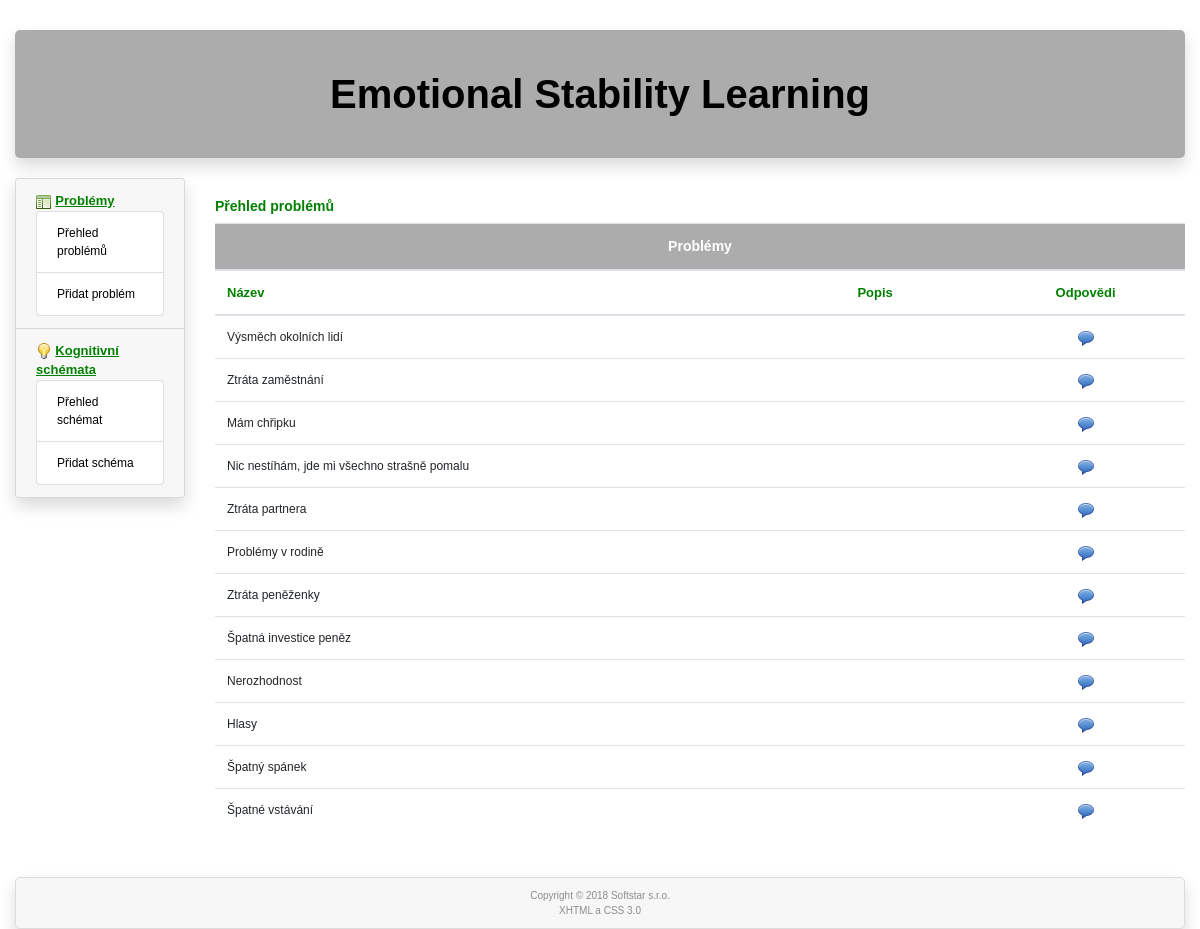
Page /problem-overview on the earlier database version.
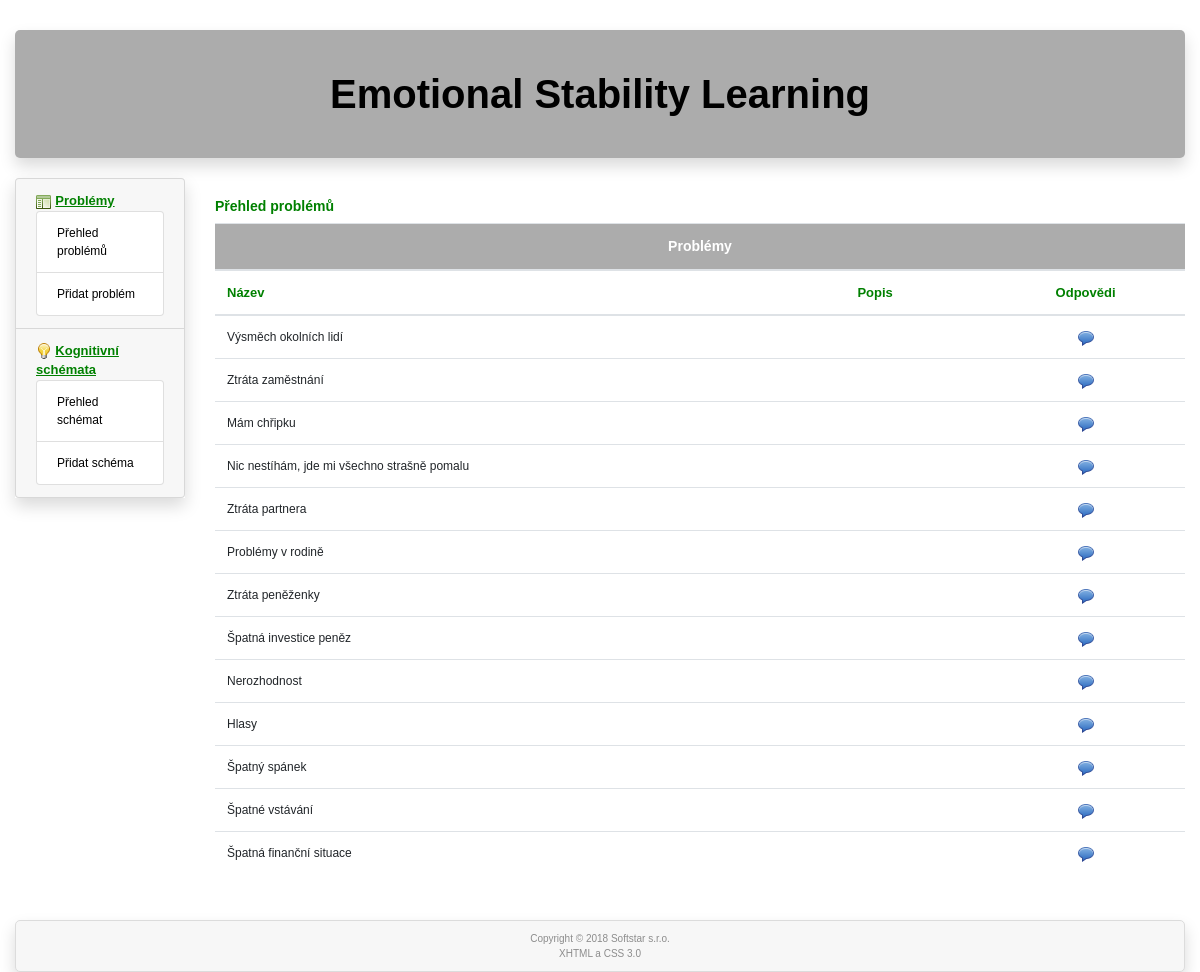
Same page on the later database version.
### tables this page shows
CREATE TABLE `problem` (
  `id` int(11) NOT NULL,
  `name` varchar(60) NOT NULL,
  `description` text,
  `deleted` int(1) NOT NULL DEFAULT '0'
);

### www/administrator/includes/index.php (called while the page is built, shortened)
<?php
  $router = RouterController::getInstance();
  $router->ctrMain(array($_SERVER['REQUEST_URI']));
  $router->showView();
?>

### www/administrator/includes/controllers/ProblemOverviewController.php (called while the page is built)
<?php
class ProblemOverviewController extends Controller
{
  public function ctrMain($parameters)
  {
    $problemModel = new ProblemModel();
    if ($problems = $problemModel->selectAll())
    {
      $this->headr['title'] = "Přehled problémů";
      $this->data = array( 'problems' => $problems );
      $this->view = 'problemOverview';
    }
  }
}
?>

### www/administrator/models/model.php (called while the page is built, shortened)
<?php
  class model
  {
    private $db;
    static private $instance = null;
    static function getInstance()
    {
      if (self::$instance == null)
      {
        self::$instance = new model();
      }
      return self::$instance;
    }
    function __construct()
    {
      $this->db = new cdb();
    }
    function selectAll($table, $order = '')
    {
      $query = "select * from $table where deleted='0'";
      if ($order != '') {
        $query .= " order by $order;";
      }
      else
      {
        $query .= ';';
      }
      if (!$this->db->query($query))
      {
        RouterController::getInstance()->setError($this->db->get_error());
      }
      else
      {
        $i = 0;
        while ($item=$this->db->get_array())
        {
        if (!empty($item))
          {
            $arr[$i] = $item;
            $i++;
          }
        }
      }
      return $arr;
    }
  }
?>

### www/administrator/cfg/sql.php (called while the page is built)
<?php
  $this->server='localhost';
  $this->user='emotions';
  $this->password='3M0710n5@#';
  $this->db_name='emotions';
?>

### www/administrator/models/cdb.php (called while the page is built, shortened)
<?php
class cdb {
  private $data, $querystring, $error, $conn;
  public $server, $user, $password, $db_name;
  function __construct()
  {
    require("./administrator/cfg/sql.php");
    $this->conn = null;
  }
  function connect() {
    $options=array(
      PDO::ATTR_ERRMODE => PDO::ERRMODE_EXCEPTION,
      PDO::MYSQL_ATTR_INIT_COMMAND => "SET NAMES utf8"
      );
    try {
            $this->conn = @new PDO("mysql:host=".$this->server.";dbname=".$this->db_name, $this->user, $this->password, $options);
    } catch (PDOException $e) {
        $error = 'DB connection failed: ' . $e->getMessage();
    }
    return(1);
  }
  function query($dotaz) {
    try {
      $this->data=$this->conn->prepare($dotaz);
    } catch (PDOException $e) {
      $error = 'Preparation of query failed: ' . $e->getMessage();
      $this->data=null;
    }
    $parameters = array();
    try {
            $this->data->execute($parameters);
    } catch (PDOException $e) {
        $error = 'Execution of query failed: ' . $e->getMessage();
        $this->data=null;
    }
    if ($this->data) { return 1; }
    else  {return 0;}
  }
  function get_array() {
    $arr = array();
    if ($this->data) $arr = $this->data->fetch(PDO::FETCH_ASSOC);
    if (!empty($arr)) {return ($arr); }
    else { return 0; }
  }
};
?>

### www/administrator/models/ProblemModel.php (called while the page is built, shortened)
<?php
class ProblemModel
{
  public function selectAll()
  {
    $model = model::getInstance();
    $problems = $model->selectAll('problem', 'id asc');
    return $problems;
  }
}
?>

### www/administrator/includes/controllers/RouterController.php (called while the page is built, shortened)
<?php
class RouterController extends Controller
{
  protected $controller;
  private function camelNotation($text)
  {
    $sentence = str_replace('-', ' ', $text);
    $sentence = ucwords($sentence);
    $sentence = str_replace(' ', '', $sentence);
    return $sentence;
  }
  private function parseURL($url)
  {
    $parsedURL = parse_url($url);
    $parsedURL["path"] = ltrim($parsedURL["path"], "/");
    $parsedURL["path"] = trim($parsedURL["path"]);
    $divPath = explode("/", $parsedURL["path"]);
    return $divPath;
  }
  public function ctrMain($parameters)
  {
    $parsedURL = $this->parseURL($parameters[0]);
    if (empty($parsedURL[0]))
    {
      $this->controller = new HomePageController();
    }
    else
    {
      $view = array_shift($parsedURL);
      $controllerClass = $this->camelNotation($view) . 'Controller';
      if (file_exists('./administrator/includes/controllers/' . $controllerClass . '.php'))
      {
        if ($view == 'error')
        {
          $this->controller = new $controllerClass('');
        }
        else
        {
          $this->controller = new $controllerClass;
        }
      }
      else
      {
        $this->controller= new ErrorController('Error 404: page not found');
      }
    }
    $this->controller->ctrMain($parsedURL);
  }
}
?>

### www/administrator/includes/views/problemOverview.phtml (the view, shortened to what the changed rows need)
  <div class="col-sm-10">
    <?php
      $num=count($problems);
      if (!$num) {
    ?>
    <div class="message">Nejsou uloženy žádné problémy</div>
    <?php
      } else {
    ?>
    <div class="table-responsive">
      <table class="table table-hover">
        <thead>
          <tr><th colspan="3" class="caption text-center">Problémy</th></tr>
          <tr><th>Název</th><th>Popis</th><th class="text-center">Odpovědi</th></tr>
        </thead>
        <tbody>
      <?php
        foreach ($problems as $problem) {
          if (!$problem['deleted']) {
      ?>
             <tr>
              <td><?php echo($problem['name']); ?></td>
              <td><?php echo($problem['description']); ?></td>
              <td class="text-center"><?php echo("<a href=\"http://".$this->siteName."/answer-overview/".$problem['id']."\">"); ?><img src="http://<?=$this->siteName?>/administrator/icons/comment.png" width="16" height="16" alt="answers"/></a></td>
              </tr>
          <?php
          }
        } ?>
        </tbody>
      </table>
    </div>
<?php }
    ?>
  </div>

Differences in the rows shown:
added problem: name "Špatná finanční situace", deleted 0 (drawn)
